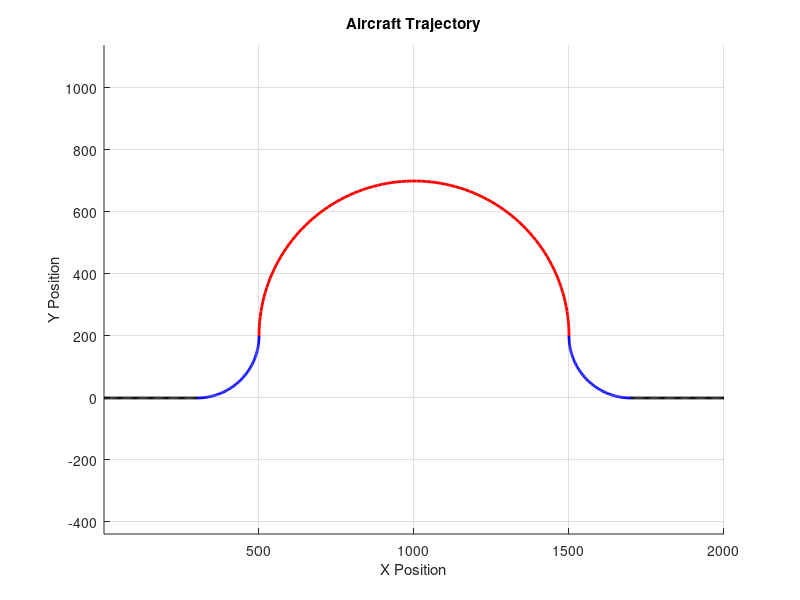

This chart was generated by the following MATLAB code:
% Parameters
arc_radius = 500;       % Radius of the main semicircular arc
straight_length = 500;  % Length of straight segments on each side
transition_radius = 200; % Radius for transition arcs
points_per_segment = 100; % Points for smooth plotting

% 1. First straight segment (unchanged)
x1 = linspace(-straight_length-arc_radius, -arc_radius-transition_radius, points_per_segment)+1000;
y1 = zeros(size(x1));

% 2. First transition arc (mirrored horizontally, shifted up by 200)
theta1 = linspace(0, pi/2, points_per_segment);
x2 = -(arc_radius - transition_radius * cos(theta1))-200+1000;   % MIRRORED horizontally (x)
y2 = -transition_radius * sin(theta1) + 200;            % shifted up

% 3. Main semicircular arc (shifted up by 200)
theta2 = linspace(pi, 0, points_per_segment);
x3 = arc_radius * cos(theta2)+1000;
y3 = arc_radius * sin(theta2) + 200;

% 4. Second transition arc (mirrored horizontally, shifted up by 200)
theta3 = linspace(pi/2, 0, points_per_segment);
x4 = arc_radius + transition_radius * -cos(theta3)+200+1000;      % MIRRORED horizontally (x)
y4 = -transition_radius * sin(theta3) + 200;            % shifted up

% 5. Second straight segment (unchanged)
x5 = linspace(arc_radius+transition_radius, arc_radius+straight_length, points_per_segment)+1000;
y5 = zeros(size(x5));

% Plot segments
figure; hold on;
plot(x1, y1, 'k-', 'LineWidth', 2);           % First straight
plot(x2, y2, 'b-', 'LineWidth', 2);           % First blue arc (mirrored, shifted)
plot(x3, y3, 'r-', 'LineWidth', 2);           % Red arc (shifted)
plot(x4, y4, 'b-', 'LineWidth', 2);           % Second blue arc (mirrored, shifted)
plot(x5, y5, 'k-', 'LineWidth', 2);           % Second straight

xlabel('X Position');
ylabel('Y Position');
title('Aircraft Trajectory');
grid on;
axis equal;
